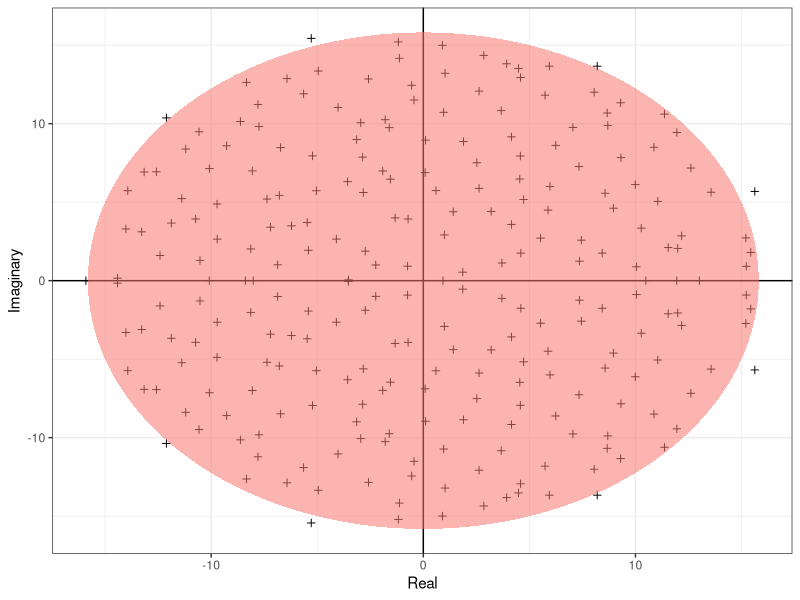
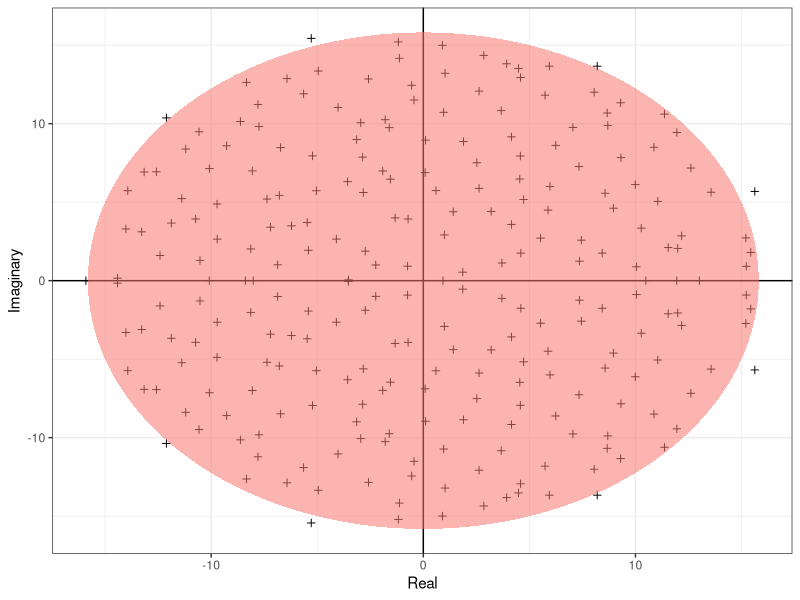

Write the R code that produced these figures, in order.
## Girko's circular law:
# the eigenvalues of a matrix M of size N x N are approxiamately contained
# in a circle in the complex plane w radius sqrt(N) 

# Aim: draw results of a simulation displaying this result:

require(ggplot2)

# first build function to calculate the ellipse (predicted bounds of eigenvalues)
build_ellipse <- function(hradius, vradius) {  # returns an ellipse
    npoints = 250
    a <- seq(0, 2 * pi, length = npoints + 1)
    x <- hradius * cos(a)
    y <- vradius * sin(a)
    return(data.frame(x = x, y = y))
}

N <- 250  # assign size of matrix
M <- matrix(rnorm(N * N), N, N)  # build matrix

eigvals <- eigen(M)$values  # find eigenvalues
eigDF <- data.frame("Real" = Re(eigvals), "Imaginary" = Im(eigvals))  # build data frame

my_radius <- sqrt(N)  # radius of the circle is sqrt(N)

ellDF <- build_ellipse(my_radius, my_radius)  # data frame to plot the ellipse
names(ellDF) <- c("Real", "Imaginary")  # rename columns

# plot it
p <- ggplot(eigDF, aes(x = Real, y = Imaginary)) +
    geom_point(shape = I(3)) +
    # add vertical and horizontal lines
    geom_hline(aes(yintercept = 0)) +
    geom_vline(aes(xintercept = 0)) +
    # add the ellipse
    geom_polygon(data = ellDF, 
                 aes(x = Real, y = Imaginary, alpha = 1/20, fill = "red")) +
    theme_bw() +
    theme(legend.position = "none")
p

## Saving plot
pdf("../results/Girko.pdf", 5, 5)
print(p)
dev.off()
